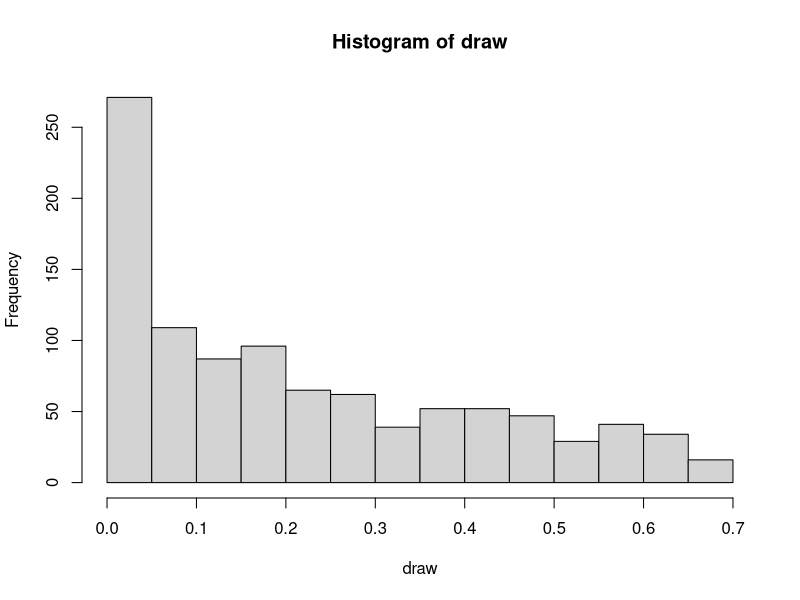

R code for this plot:
# A function of two inputs alpha and n, 
# alpha is the first input parameter and n is the number of draws
f = function(alpha, n){
  # u is a vector of n i.i.d. random uniforms
  u = runif(n)
  
  # Defines the normalising constant
  c = alpha/(1-alpha*exp(-1))
    
  # Uses inverse transform to get the distribution
  x = ifelse (u < c/alpha, 
          (u*alpha/c)**(1/alpha),
          (-log(-u/c+1/alpha+exp(-1)))
  )
  return (x)
}

# Invokes the function
draw = f(.5, 1000)

# Check that the function has the correct properties
print(mean(draw))
print(var(draw))

# Plots the histogram
hist(draw)
